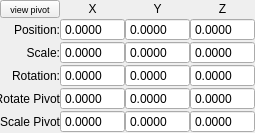
<?xml version="1.0" encoding="UTF-8"?>
<ui version="4.0">
 <class>TransformController</class>
 <widget class="QWidget" name="TransformController">
  <property name="geometry">
   <rect>
    <x>0</x>
    <y>0</y>
    <width>231</width>
    <height>118</height>
   </rect>
  </property>
  <property name="sizePolicy">
   <sizepolicy hsizetype="Minimum" vsizetype="Fixed">
    <horstretch>0</horstretch>
    <verstretch>0</verstretch>
   </sizepolicy>
  </property>
  <property name="font">
   <font>
    <family>Segoe UI</family>
   </font>
  </property>
  <property name="windowTitle">
   <string>Form</string>
  </property>
  <layout class="QGridLayout" name="gridLayout">
   <property name="margin">
    <number>0</number>
   </property>
   <property name="spacing">
    <number>0</number>
   </property>
   <item row="4" column="0" colspan="4">
    <widget class="QFrame" name="matrixViewFrame">
     <property name="enabled">
      <bool>true</bool>
     </property>
     <property name="sizePolicy">
      <sizepolicy hsizetype="Preferred" vsizetype="Preferred">
       <horstretch>0</horstretch>
       <verstretch>0</verstretch>
      </sizepolicy>
     </property>
     <property name="frameShape">
      <enum>QFrame::NoFrame</enum>
     </property>
     <property name="frameShadow">
      <enum>QFrame::Plain</enum>
     </property>
     <property name="lineWidth">
      <number>0</number>
     </property>
     <layout class="QGridLayout" name="gridLayout_2">
      <property name="margin">
       <number>0</number>
      </property>
      <property name="spacing">
       <number>0</number>
      </property>
      <item row="0" column="0">
       <widget class="QLabel" name="label_6">
        <property name="sizePolicy">
         <sizepolicy hsizetype="Maximum" vsizetype="Preferred">
          <horstretch>0</horstretch>
          <verstretch>0</verstretch>
         </sizepolicy>
        </property>
        <property name="minimumSize">
         <size>
          <width>60</width>
          <height>0</height>
         </size>
        </property>
        <property name="maximumSize">
         <size>
          <width>50</width>
          <height>16777215</height>
         </size>
        </property>
        <property name="lineWidth">
         <number>0</number>
        </property>
        <property name="text">
         <string>Rotate Pivot</string>
        </property>
        <property name="alignment">
         <set>Qt::AlignRight|Qt::AlignTrailing|Qt::AlignVCenter</set>
        </property>
       </widget>
      </item>
      <item row="0" column="3">
       <widget class="QDoubleSpinBox" name="rotPivZ">
        <property name="sizePolicy">
         <sizepolicy hsizetype="Ignored" vsizetype="Fixed">
          <horstretch>0</horstretch>
          <verstretch>0</verstretch>
         </sizepolicy>
        </property>
        <property name="minimumSize">
         <size>
          <width>55</width>
          <height>0</height>
         </size>
        </property>
        <property name="maximumSize">
         <size>
          <width>16777215</width>
          <height>16777215</height>
         </size>
        </property>
        <property name="focusPolicy">
         <enum>Qt::StrongFocus</enum>
        </property>
        <property name="readOnly">
         <bool>true</bool>
        </property>
        <property name="buttonSymbols">
         <enum>QAbstractSpinBox::NoButtons</enum>
        </property>
        <property name="keyboardTracking">
         <bool>false</bool>
        </property>
        <property name="decimals">
         <number>4</number>
        </property>
        <property name="minimum">
         <double>-99999999.000000000000000</double>
        </property>
        <property name="maximum">
         <double>99999999.000000000000000</double>
        </property>
       </widget>
      </item>
      <item row="1" column="3">
       <widget class="QDoubleSpinBox" name="scaPivZ">
        <property name="sizePolicy">
         <sizepolicy hsizetype="Ignored" vsizetype="Fixed">
          <horstretch>0</horstretch>
          <verstretch>0</verstretch>
         </sizepolicy>
        </property>
        <property name="minimumSize">
         <size>
          <width>55</width>
          <height>0</height>
         </size>
        </property>
        <property name="maximumSize">
         <size>
          <width>16777215</width>
          <height>16777215</height>
         </size>
        </property>
        <property name="focusPolicy">
         <enum>Qt::StrongFocus</enum>
        </property>
        <property name="readOnly">
         <bool>true</bool>
        </property>
        <property name="buttonSymbols">
         <enum>QAbstractSpinBox::NoButtons</enum>
        </property>
        <property name="keyboardTracking">
         <bool>false</bool>
        </property>
        <property name="decimals">
         <number>4</number>
        </property>
        <property name="minimum">
         <double>-9999999.000000000000000</double>
        </property>
        <property name="maximum">
         <double>999999.000000000000000</double>
        </property>
       </widget>
      </item>
      <item row="1" column="0">
       <widget class="QLabel" name="label_9">
        <property name="sizePolicy">
         <sizepolicy hsizetype="Maximum" vsizetype="Preferred">
          <horstretch>0</horstretch>
          <verstretch>0</verstretch>
         </sizepolicy>
        </property>
        <property name="minimumSize">
         <size>
          <width>60</width>
          <height>0</height>
         </size>
        </property>
        <property name="maximumSize">
         <size>
          <width>50</width>
          <height>16777215</height>
         </size>
        </property>
        <property name="lineWidth">
         <number>0</number>
        </property>
        <property name="text">
         <string>Scale Pivot</string>
        </property>
        <property name="alignment">
         <set>Qt::AlignRight|Qt::AlignTrailing|Qt::AlignVCenter</set>
        </property>
       </widget>
      </item>
      <item row="1" column="1">
       <widget class="QDoubleSpinBox" name="scaPivX">
        <property name="sizePolicy">
         <sizepolicy hsizetype="Ignored" vsizetype="Fixed">
          <horstretch>0</horstretch>
          <verstretch>0</verstretch>
         </sizepolicy>
        </property>
        <property name="minimumSize">
         <size>
          <width>55</width>
          <height>0</height>
         </size>
        </property>
        <property name="maximumSize">
         <size>
          <width>16777215</width>
          <height>16777215</height>
         </size>
        </property>
        <property name="focusPolicy">
         <enum>Qt::StrongFocus</enum>
        </property>
        <property name="readOnly">
         <bool>true</bool>
        </property>
        <property name="buttonSymbols">
         <enum>QAbstractSpinBox::NoButtons</enum>
        </property>
        <property name="keyboardTracking">
         <bool>false</bool>
        </property>
        <property name="decimals">
         <number>4</number>
        </property>
        <property name="minimum">
         <double>-9999999.000000000000000</double>
        </property>
        <property name="maximum">
         <double>999999.000000000000000</double>
        </property>
       </widget>
      </item>
      <item row="0" column="1">
       <widget class="QDoubleSpinBox" name="rotPivX">
        <property name="sizePolicy">
         <sizepolicy hsizetype="Ignored" vsizetype="Fixed">
          <horstretch>0</horstretch>
          <verstretch>0</verstretch>
         </sizepolicy>
        </property>
        <property name="minimumSize">
         <size>
          <width>55</width>
          <height>0</height>
         </size>
        </property>
        <property name="maximumSize">
         <size>
          <width>16777215</width>
          <height>16777215</height>
         </size>
        </property>
        <property name="focusPolicy">
         <enum>Qt::StrongFocus</enum>
        </property>
        <property name="readOnly">
         <bool>true</bool>
        </property>
        <property name="buttonSymbols">
         <enum>QAbstractSpinBox::NoButtons</enum>
        </property>
        <property name="keyboardTracking">
         <bool>false</bool>
        </property>
        <property name="decimals">
         <number>4</number>
        </property>
        <property name="minimum">
         <double>-9999999.000000000000000</double>
        </property>
        <property name="maximum">
         <double>999999.000000000000000</double>
        </property>
       </widget>
      </item>
      <item row="0" column="2">
       <widget class="QDoubleSpinBox" name="rotPivY">
        <property name="sizePolicy">
         <sizepolicy hsizetype="Ignored" vsizetype="Fixed">
          <horstretch>0</horstretch>
          <verstretch>0</verstretch>
         </sizepolicy>
        </property>
        <property name="minimumSize">
         <size>
          <width>55</width>
          <height>0</height>
         </size>
        </property>
        <property name="maximumSize">
         <size>
          <width>16777215</width>
          <height>16777215</height>
         </size>
        </property>
        <property name="focusPolicy">
         <enum>Qt::StrongFocus</enum>
        </property>
        <property name="readOnly">
         <bool>true</bool>
        </property>
        <property name="buttonSymbols">
         <enum>QAbstractSpinBox::NoButtons</enum>
        </property>
        <property name="keyboardTracking">
         <bool>false</bool>
        </property>
        <property name="decimals">
         <number>4</number>
        </property>
        <property name="minimum">
         <double>-999999.000000000000000</double>
        </property>
        <property name="maximum">
         <double>9999999.000000000000000</double>
        </property>
       </widget>
      </item>
      <item row="1" column="2">
       <widget class="QDoubleSpinBox" name="scaPivY">
        <property name="sizePolicy">
         <sizepolicy hsizetype="Ignored" vsizetype="Fixed">
          <horstretch>0</horstretch>
          <verstretch>0</verstretch>
         </sizepolicy>
        </property>
        <property name="minimumSize">
         <size>
          <width>55</width>
          <height>0</height>
         </size>
        </property>
        <property name="maximumSize">
         <size>
          <width>16777215</width>
          <height>16777215</height>
         </size>
        </property>
        <property name="focusPolicy">
         <enum>Qt::StrongFocus</enum>
        </property>
        <property name="readOnly">
         <bool>true</bool>
        </property>
        <property name="buttonSymbols">
         <enum>QAbstractSpinBox::NoButtons</enum>
        </property>
        <property name="keyboardTracking">
         <bool>false</bool>
        </property>
        <property name="decimals">
         <number>4</number>
        </property>
        <property name="minimum">
         <double>-9999999.000000000000000</double>
        </property>
        <property name="maximum">
         <double>999999.000000000000000</double>
        </property>
       </widget>
      </item>
     </layout>
    </widget>
   </item>
   <item row="0" column="0">
    <widget class="QPushButton" name="viewMatrixPushButton">
     <property name="sizePolicy">
      <sizepolicy hsizetype="Maximum" vsizetype="Fixed">
       <horstretch>0</horstretch>
       <verstretch>0</verstretch>
      </sizepolicy>
     </property>
     <property name="minimumSize">
      <size>
       <width>60</width>
       <height>0</height>
      </size>
     </property>
     <property name="maximumSize">
      <size>
       <width>60</width>
       <height>18</height>
      </size>
     </property>
     <property name="font">
      <font>
       <pointsize>7</pointsize>
      </font>
     </property>
     <property name="text">
      <string>view pivot</string>
     </property>
    </widget>
   </item>
   <item row="2" column="1">
    <widget class="QDoubleSpinBox" name="doubleSpinBox_scaX">
     <property name="sizePolicy">
      <sizepolicy hsizetype="Ignored" vsizetype="Fixed">
       <horstretch>0</horstretch>
       <verstretch>0</verstretch>
      </sizepolicy>
     </property>
     <property name="minimumSize">
      <size>
       <width>55</width>
       <height>0</height>
      </size>
     </property>
     <property name="focusPolicy">
      <enum>Qt::StrongFocus</enum>
     </property>
     <property name="alignment">
      <set>Qt::AlignLeading|Qt::AlignLeft|Qt::AlignVCenter</set>
     </property>
     <property name="buttonSymbols">
      <enum>QAbstractSpinBox::NoButtons</enum>
     </property>
     <property name="keyboardTracking">
      <bool>false</bool>
     </property>
     <property name="decimals">
      <number>4</number>
     </property>
     <property name="minimum">
      <double>-9999999.990000000223517</double>
     </property>
     <property name="maximum">
      <double>9999999.990000000223517</double>
     </property>
    </widget>
   </item>
   <item row="0" column="3">
    <widget class="QLabel" name="label_5">
     <property name="maximumSize">
      <size>
       <width>16777215</width>
       <height>18</height>
      </size>
     </property>
     <property name="layoutDirection">
      <enum>Qt::LeftToRight</enum>
     </property>
     <property name="text">
      <string>Z</string>
     </property>
     <property name="alignment">
      <set>Qt::AlignCenter</set>
     </property>
    </widget>
   </item>
   <item row="2" column="0">
    <widget class="QLabel" name="label_7">
     <property name="sizePolicy">
      <sizepolicy hsizetype="Maximum" vsizetype="Preferred">
       <horstretch>0</horstretch>
       <verstretch>0</verstretch>
      </sizepolicy>
     </property>
     <property name="minimumSize">
      <size>
       <width>60</width>
       <height>0</height>
      </size>
     </property>
     <property name="maximumSize">
      <size>
       <width>50</width>
       <height>16777215</height>
      </size>
     </property>
     <property name="layoutDirection">
      <enum>Qt::LeftToRight</enum>
     </property>
     <property name="text">
      <string>Scale:</string>
     </property>
     <property name="alignment">
      <set>Qt::AlignRight|Qt::AlignTrailing|Qt::AlignVCenter</set>
     </property>
    </widget>
   </item>
   <item row="1" column="1">
    <widget class="QDoubleSpinBox" name="doubleSpinBox_posX">
     <property name="sizePolicy">
      <sizepolicy hsizetype="Ignored" vsizetype="Fixed">
       <horstretch>0</horstretch>
       <verstretch>0</verstretch>
      </sizepolicy>
     </property>
     <property name="minimumSize">
      <size>
       <width>55</width>
       <height>0</height>
      </size>
     </property>
     <property name="focusPolicy">
      <enum>Qt::StrongFocus</enum>
     </property>
     <property name="alignment">
      <set>Qt::AlignLeading|Qt::AlignLeft|Qt::AlignVCenter</set>
     </property>
     <property name="buttonSymbols">
      <enum>QAbstractSpinBox::NoButtons</enum>
     </property>
     <property name="keyboardTracking">
      <bool>false</bool>
     </property>
     <property name="decimals">
      <number>4</number>
     </property>
     <property name="minimum">
      <double>-9999999.990000000223517</double>
     </property>
     <property name="maximum">
      <double>9999999.990000000223517</double>
     </property>
     <property name="value">
      <double>0.000000000000000</double>
     </property>
    </widget>
   </item>
   <item row="0" column="2">
    <widget class="QLabel" name="label_4">
     <property name="maximumSize">
      <size>
       <width>16777215</width>
       <height>18</height>
      </size>
     </property>
     <property name="layoutDirection">
      <enum>Qt::LeftToRight</enum>
     </property>
     <property name="text">
      <string>Y</string>
     </property>
     <property name="alignment">
      <set>Qt::AlignCenter</set>
     </property>
    </widget>
   </item>
   <item row="0" column="1">
    <widget class="QLabel" name="label_3">
     <property name="sizePolicy">
      <sizepolicy hsizetype="Ignored" vsizetype="Preferred">
       <horstretch>0</horstretch>
       <verstretch>0</verstretch>
      </sizepolicy>
     </property>
     <property name="maximumSize">
      <size>
       <width>16777215</width>
       <height>18</height>
      </size>
     </property>
     <property name="layoutDirection">
      <enum>Qt::LeftToRight</enum>
     </property>
     <property name="text">
      <string>X</string>
     </property>
     <property name="alignment">
      <set>Qt::AlignCenter</set>
     </property>
    </widget>
   </item>
   <item row="2" column="2">
    <widget class="QDoubleSpinBox" name="doubleSpinBox_scaY">
     <property name="sizePolicy">
      <sizepolicy hsizetype="Ignored" vsizetype="Fixed">
       <horstretch>0</horstretch>
       <verstretch>0</verstretch>
      </sizepolicy>
     </property>
     <property name="minimumSize">
      <size>
       <width>55</width>
       <height>0</height>
      </size>
     </property>
     <property name="focusPolicy">
      <enum>Qt::StrongFocus</enum>
     </property>
     <property name="alignment">
      <set>Qt::AlignLeading|Qt::AlignLeft|Qt::AlignVCenter</set>
     </property>
     <property name="buttonSymbols">
      <enum>QAbstractSpinBox::NoButtons</enum>
     </property>
     <property name="keyboardTracking">
      <bool>false</bool>
     </property>
     <property name="decimals">
      <number>4</number>
     </property>
     <property name="minimum">
      <double>-9999999.990000000223517</double>
     </property>
     <property name="maximum">
      <double>9999999.990000000223517</double>
     </property>
    </widget>
   </item>
   <item row="1" column="0">
    <widget class="QLabel" name="label">
     <property name="sizePolicy">
      <sizepolicy hsizetype="Maximum" vsizetype="Preferred">
       <horstretch>0</horstretch>
       <verstretch>0</verstretch>
      </sizepolicy>
     </property>
     <property name="minimumSize">
      <size>
       <width>60</width>
       <height>0</height>
      </size>
     </property>
     <property name="maximumSize">
      <size>
       <width>50</width>
       <height>16777215</height>
      </size>
     </property>
     <property name="layoutDirection">
      <enum>Qt::LeftToRight</enum>
     </property>
     <property name="text">
      <string>Position:</string>
     </property>
     <property name="alignment">
      <set>Qt::AlignRight|Qt::AlignTrailing|Qt::AlignVCenter</set>
     </property>
    </widget>
   </item>
   <item row="1" column="2">
    <widget class="QDoubleSpinBox" name="doubleSpinBox_posY">
     <property name="sizePolicy">
      <sizepolicy hsizetype="Ignored" vsizetype="Fixed">
       <horstretch>0</horstretch>
       <verstretch>0</verstretch>
      </sizepolicy>
     </property>
     <property name="minimumSize">
      <size>
       <width>55</width>
       <height>0</height>
      </size>
     </property>
     <property name="focusPolicy">
      <enum>Qt::StrongFocus</enum>
     </property>
     <property name="alignment">
      <set>Qt::AlignLeading|Qt::AlignLeft|Qt::AlignVCenter</set>
     </property>
     <property name="buttonSymbols">
      <enum>QAbstractSpinBox::NoButtons</enum>
     </property>
     <property name="keyboardTracking">
      <bool>false</bool>
     </property>
     <property name="decimals">
      <number>4</number>
     </property>
     <property name="minimum">
      <double>-9999999.990000000223517</double>
     </property>
     <property name="maximum">
      <double>9999999.990000000223517</double>
     </property>
     <property name="value">
      <double>0.000000000000000</double>
     </property>
    </widget>
   </item>
   <item row="1" column="3">
    <widget class="QDoubleSpinBox" name="doubleSpinBox_posZ">
     <property name="sizePolicy">
      <sizepolicy hsizetype="Ignored" vsizetype="Fixed">
       <horstretch>0</horstretch>
       <verstretch>0</verstretch>
      </sizepolicy>
     </property>
     <property name="minimumSize">
      <size>
       <width>55</width>
       <height>0</height>
      </size>
     </property>
     <property name="focusPolicy">
      <enum>Qt::StrongFocus</enum>
     </property>
     <property name="alignment">
      <set>Qt::AlignLeading|Qt::AlignLeft|Qt::AlignVCenter</set>
     </property>
     <property name="buttonSymbols">
      <enum>QAbstractSpinBox::NoButtons</enum>
     </property>
     <property name="keyboardTracking">
      <bool>false</bool>
     </property>
     <property name="decimals">
      <number>4</number>
     </property>
     <property name="minimum">
      <double>-9999999.990000000223517</double>
     </property>
     <property name="maximum">
      <double>9999999.990000000223517</double>
     </property>
     <property name="value">
      <double>0.000000000000000</double>
     </property>
    </widget>
   </item>
   <item row="2" column="3">
    <widget class="QDoubleSpinBox" name="doubleSpinBox_scaZ">
     <property name="sizePolicy">
      <sizepolicy hsizetype="Ignored" vsizetype="Fixed">
       <horstretch>0</horstretch>
       <verstretch>0</verstretch>
      </sizepolicy>
     </property>
     <property name="minimumSize">
      <size>
       <width>55</width>
       <height>0</height>
      </size>
     </property>
     <property name="focusPolicy">
      <enum>Qt::StrongFocus</enum>
     </property>
     <property name="alignment">
      <set>Qt::AlignLeading|Qt::AlignLeft|Qt::AlignVCenter</set>
     </property>
     <property name="buttonSymbols">
      <enum>QAbstractSpinBox::NoButtons</enum>
     </property>
     <property name="keyboardTracking">
      <bool>false</bool>
     </property>
     <property name="decimals">
      <number>4</number>
     </property>
     <property name="minimum">
      <double>-9999999.990000000223517</double>
     </property>
     <property name="maximum">
      <double>9999999.990000000223517</double>
     </property>
    </widget>
   </item>
   <item row="3" column="0">
    <widget class="QLabel" name="label_2">
     <property name="layoutDirection">
      <enum>Qt::LeftToRight</enum>
     </property>
     <property name="text">
      <string>Rotation:</string>
     </property>
     <property name="alignment">
      <set>Qt::AlignRight|Qt::AlignTrailing|Qt::AlignVCenter</set>
     </property>
    </widget>
   </item>
   <item row="3" column="1">
    <widget class="QDoubleSpinBox" name="doubleSpinBox_rotX">
     <property name="focusPolicy">
      <enum>Qt::StrongFocus</enum>
     </property>
     <property name="alignment">
      <set>Qt::AlignLeading|Qt::AlignLeft|Qt::AlignVCenter</set>
     </property>
     <property name="buttonSymbols">
      <enum>QAbstractSpinBox::NoButtons</enum>
     </property>
     <property name="keyboardTracking">
      <bool>false</bool>
     </property>
     <property name="decimals">
      <number>4</number>
     </property>
     <property name="minimum">
      <double>-360.000000000000000</double>
     </property>
     <property name="maximum">
      <double>360.000000000000000</double>
     </property>
    </widget>
   </item>
   <item row="3" column="2">
    <widget class="QDoubleSpinBox" name="doubleSpinBox_rotY">
     <property name="focusPolicy">
      <enum>Qt::StrongFocus</enum>
     </property>
     <property name="alignment">
      <set>Qt::AlignLeading|Qt::AlignLeft|Qt::AlignVCenter</set>
     </property>
     <property name="buttonSymbols">
      <enum>QAbstractSpinBox::NoButtons</enum>
     </property>
     <property name="keyboardTracking">
      <bool>false</bool>
     </property>
     <property name="decimals">
      <number>4</number>
     </property>
     <property name="minimum">
      <double>-360.000000000000000</double>
     </property>
     <property name="maximum">
      <double>360.000000000000000</double>
     </property>
    </widget>
   </item>
   <item row="3" column="3">
    <widget class="QDoubleSpinBox" name="doubleSpinBox_rotZ">
     <property name="focusPolicy">
      <enum>Qt::StrongFocus</enum>
     </property>
     <property name="alignment">
      <set>Qt::AlignLeading|Qt::AlignLeft|Qt::AlignVCenter</set>
     </property>
     <property name="buttonSymbols">
      <enum>QAbstractSpinBox::NoButtons</enum>
     </property>
     <property name="keyboardTracking">
      <bool>false</bool>
     </property>
     <property name="decimals">
      <number>4</number>
     </property>
     <property name="minimum">
      <double>-360.000000000000000</double>
     </property>
     <property name="maximum">
      <double>360.000000000000000</double>
     </property>
    </widget>
   </item>
  </layout>
 </widget>
 <tabstops>
  <tabstop>doubleSpinBox_posX</tabstop>
  <tabstop>doubleSpinBox_posY</tabstop>
  <tabstop>doubleSpinBox_posZ</tabstop>
  <tabstop>doubleSpinBox_scaX</tabstop>
  <tabstop>doubleSpinBox_scaY</tabstop>
  <tabstop>doubleSpinBox_scaZ</tabstop>
  <tabstop>doubleSpinBox_rotX</tabstop>
  <tabstop>doubleSpinBox_rotY</tabstop>
  <tabstop>doubleSpinBox_rotZ</tabstop>
  <tabstop>viewMatrixPushButton</tabstop>
 </tabstops>
 <resources/>
 <connections/>
</ui>
